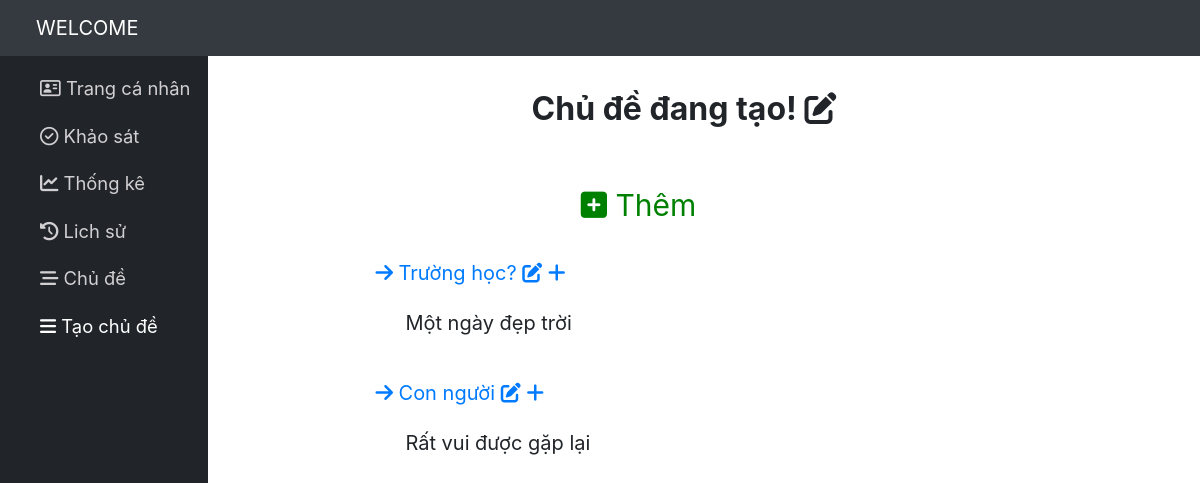
The page /admin/taochude.php?id=1 on the database its author committed.
### tables this page shows
CREATE TABLE IF NOT EXISTS `chude` (
`idchude` int(11) NOT NULL,
  `thongtin` varchar(50) NOT NULL,
  `more` varchar(50) DEFAULT NULL,
  `pub` int(11) NOT NULL
);

### admin/taochude.php (the view, shortened to what this page needs)
<?php
	$link = new mysqli('localhost','root','','moitruong') or die('ket noi that bai!');
	mysqli_query($link,'SET NAMES UTF8');
	include('m_top.php');
	$iduser=$_GET['id'];
?>
<?php
	$query="SELECT idchude,thongtin,more FROM chude where pub=0 group by idchude DESC";
	$result = mysqli_query($link,$query);
?>
<body>
	<header>
		<a class="logo" href="m_index.php">WELCOME</a>
	</header>
<ul class="thanhben">
	<li class="muc">
		<a class="trangcanhan" href="m_index.php?id=<?php echo $iduser ?>">
			<i class="far fa-address-card"></i>
			<span>Trang cá nhân</span>
        </a>
    </li>
	<li class="muc">
		<a class="khaosat" href="s_index.php?id=<?php echo $iduser ?>">
			<i class="far fa-check-circle"></i>
			<span>Khảo sát</span>
        </a>
    </li>
	<li class="muc">
		<a class="thongke" href="thongke.php?id=<?php echo $iduser ?>">
			<i class="fas fa-chart-line"></i>
			<span>Thống kê</span>
        </a>
    </li>
	<li class="muc">
		<a class="lichsu" href="lichsu.php?id=<?php echo $iduser ?>">
			<i class="fas fa-history"></i>
			<span>Lich sử</span>
        </a>
    </li>
	<li class="muc">
		<a class="chude" href="chude.php?id=<?php echo $iduser ?>">
			<i class="fas fa-stream"></i>
			<span>Chủ đề</span>
        </a>
    </li>
	<li class="muc">
		<a class="taochude light" href="taochude.php?id=<?php echo $iduser ?>">
			<i class="fas fa-bars"></i>
			<span>Tạo chủ đề</span>
        </a>
    </li>
</ul>
<div class="index">
	<div class="tieude">
		<h1>Chủ đề đang tạo!   <i class="fas fa-edit"></i></h1>
	</div>
	<div class="them">
			<a class="isua" href="themchude.php?id=<?php echo $iduser ?>">
			<i class="fas fa-plus-square"></i>
			<span>Thêm</span>
			</a>
		</div>
	<form action=""  method="post">
	<div class="lthongke">
	<?php
			if(mysqli_num_rows($result)>0){
				while($row = mysqli_fetch_assoc($result)){ ?>
					<table>
					<tr>
						<td><a class="" href="cauhoidangtao.php?id=<?php echo $iduser ?>&ic=<?php echo $row['idchude']; ?>">
							<i class="fas fa-arrow-right"></i>
							<span><?php echo $row['thongtin']; ?></span>
						</a>
						<a class="" href="suataochude.php?id=<?php echo $iduser ?>&ic=<?php echo $row['idchude']; ?>">
							<i class="fas fa-edit"></i>
						</a>
						<a class="" href="unlock.php?id=<?php echo $iduser ?>&ic=<?php echo $row['idchude']; ?>">
							<i class="fas fa-plus"></i>
						</a>
						<p class="more"><?php echo $row['more']; ?></td>
					</tr>
					</table>
					 <?php
				}
	}?>
	</form>
</div>
<?php
	include('m_bottom.php');
?>

### admin/css/m_style.css (style rules this page uses)
body { margin: 0px; font-family: -apple-system, BlinkMacSystemFont, "Segoe UI", Roboto, "Helvetica Neue", Arial, "Noto Sans", sans-serif, "Apple Color Emoji", "Segoe UI Emoji", "Segoe UI Symbol", "Noto Color Emoji"; font-size: 1rem; font-weight: 400; line-height: 1.5; color: #212529; text-align: left; background-color: #fff; }
a { color: #007bff; text-decoration: none; background-color: transparent; }
header { background-color: #343a40; position: relative; padding: 0.5rem 1rem; width: 200vh; position:fixed; z-index:1; }
.logo { padding-top: 0.3125rem; padding-bottom: 0.3125rem; margin-right: 1rem; font-size: 1.25rem; line-height: inherit; white-space: nowrap; color: #fff; width:20%; display : inline-block; margin-left:20px; }
.thanhben { width: 14%; background-color: #212529; margin:0px; float:left; padding-top:3; height: 100vh; position:fixed; margin-top:55px; }
.muc { margin-top:40px; font-size: 1.15rem; margin-top: 20px; }
.muc a { color: rgb(209, 207, 209); }
.muc .light { color: #fff; }
.index { width:86%; position:absolute; margin-left:14%; margin-top:55px; }
table { border-collapse: collapse; text-align:center-left ; }
.thongtincn, tr, td { padding-right:50px; padding-top:10px; padding-bottom:10px; }
.thongtincn, tr, td { padding-right:20px; }
.tieude { width:100%; text-align:center; margin-top:30px; margin-bottom:50px; }
.lthongke { font-size:20px; margin-left:20%; }
.them { color:green; border: none; outline: none; float:none; cursor: pointer; background:white; font-size:30px; margin-left:40%; margin-top:20px; margin-bottom:20px; }
.them a { color:green; }
.more { margin-left:30px; }

### rows shown on the page
chude: thongtin "Trường học?", more "Một ngày đẹp trời"
chude: thongtin "Con người", more "Rất vui được gặp lại"
